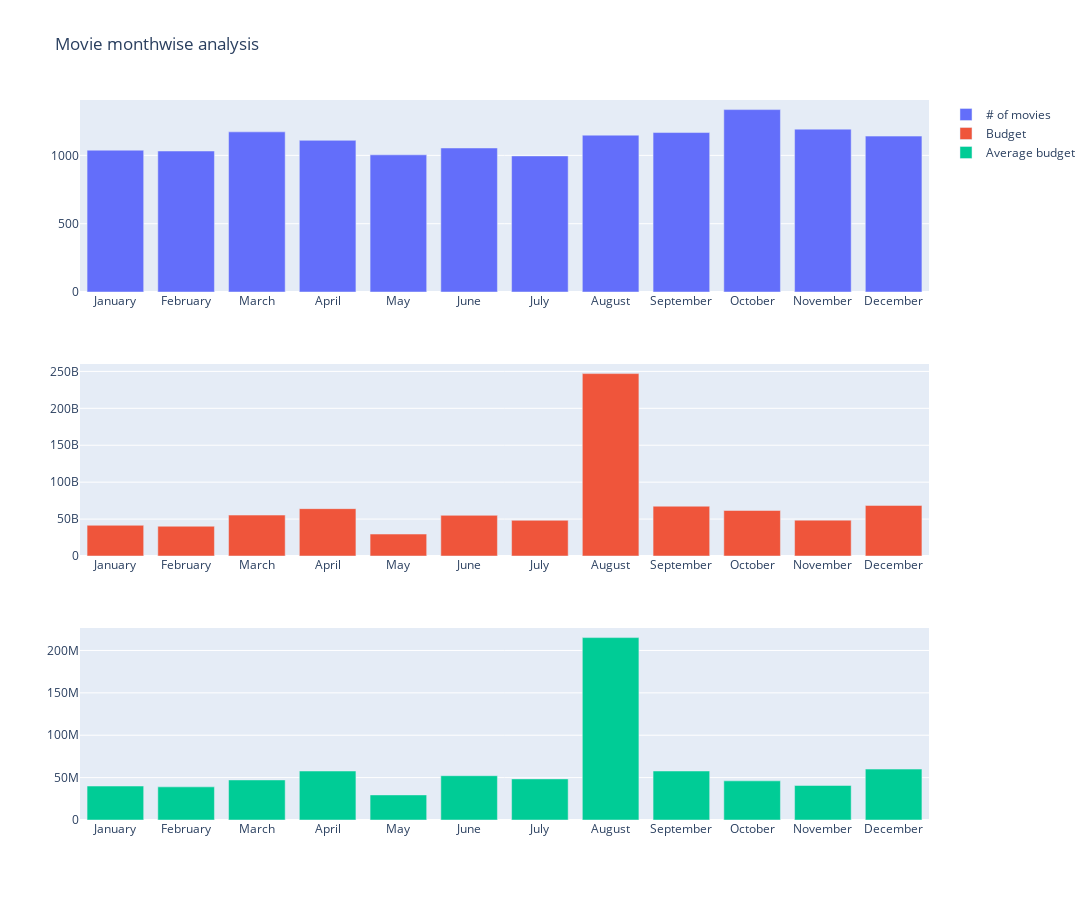

Notebook cell for this chart:
### Code cell
num_row, num_col = 3, 1
fig = make_subplots(rows=num_row, cols=num_col)

fig.add_trace(
    go.Bar(x=months, y=num_movies_arr, name="# of movies"),
    1, 1
)

fig.add_trace(
    go.Bar(x=months, y=sum_budget, name="Budget"),
    2, 1
)

fig.add_trace(
    go.Bar(x=months, y=avg_budget, name="Average budget"),
    3, 1
)

fig.update_layout(
    height=900, 
    width=1200,
    title_text="Movie monthwise analysis"
)

### Figure 1 — Plotly figure (JSON) as saved in the notebook; plotly's stock layout.template omitted (floating-point values rounded to 4 significant figures)
{"data": [{"name": "# of movies", "type": "bar", "x": ["January", "February", "March", "April", "May", "June", "July", "August", "September", "October", "November", "December"], "xaxis": "x", "y": [1038, 1032, 1172, 1110, 1004, 1054, 996, 1148, 1167, 1335, 1192, 1141], "yaxis": "y"}, {"name": "Budget", "type": "bar", "x": ["January", "February", "March", "April", "May", "June", "July", "August", "September", "October", "November", "December"], "xaxis": "x2", "y": [41588431281, 40331815785, 55405294786, 64137989182, 29709324583, 55074288726, 48315897442, 247028022044, 67462423448, 61657996541, 48549974662, 68511787849], "yaxis": "y2"}, {"name": "Average budget", "type": "bar", "x": ["January", "February", "March", "April", "May", "June", "July", "August", "September", "October", "November", "December"], "xaxis": "x3", "y": [40070000.0, 39080000.0, 47270000.0, 57780000.0, 29590000.0, 52250000.0, 48510000.0, 215200000.0, 57810000.0, 46190000.0, 40730000.0, 60050000.0], "yaxis": "y3"}], "layout": {"height": 900, "title": {"text": "Movie monthwise analysis"}, "width": 1200, "xaxis": {"anchor": "y", "domain": [0, 1]}, "xaxis2": {"anchor": "y2", "domain": [0, 1]}, "xaxis3": {"anchor": "y3", "domain": [0, 1]}, "yaxis": {"anchor": "x", "domain": [0.7333, 1]}, "yaxis2": {"anchor": "x2", "domain": [0.3667, 0.6333]}, "yaxis3": {"anchor": "x3", "domain": [0, 0.2667]}}}
